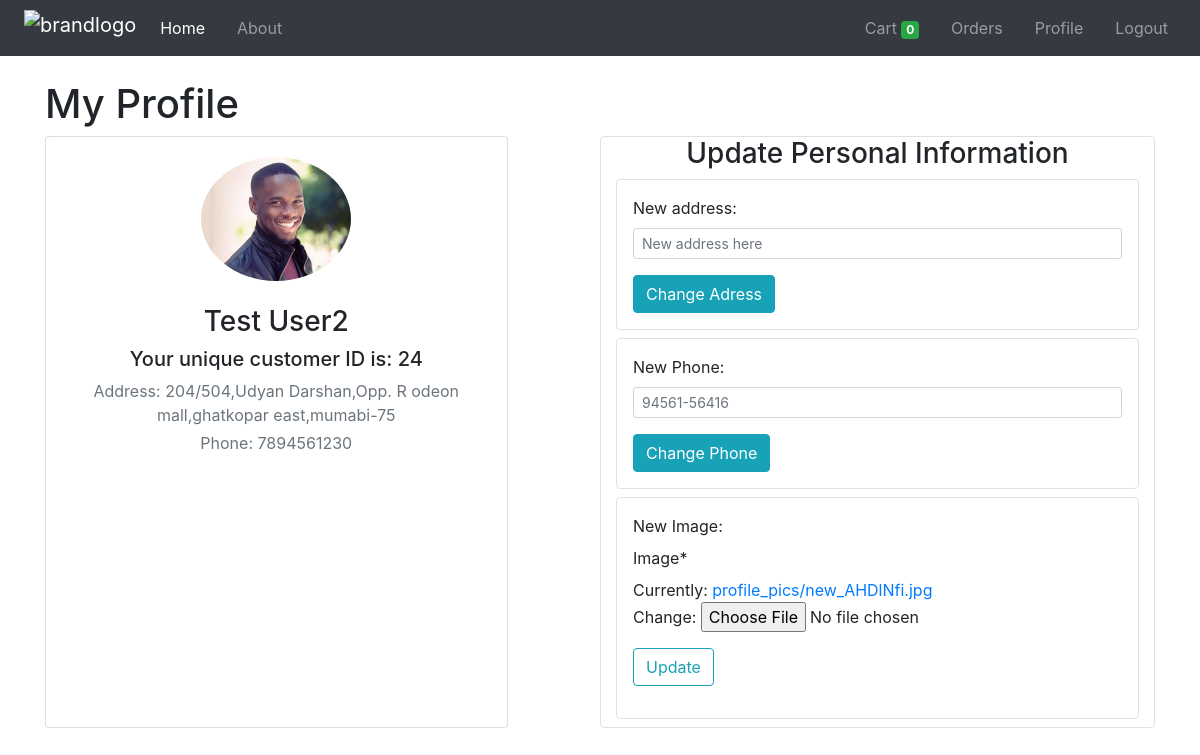
The app's page /profile/ (signed in) with its own data.
### store/models/profile.py (models this page shows, shortened)
class Profile(models.Model):
    customer = models.OneToOneField(Customer, on_delete=models.CASCADE)
    image = models.ImageField(default="default.jpg", upload_to='profile_pics')

### store/models/customer.py (models this page shows, shortened)
class Customer(models.Model):
    fname = models.CharField(max_length=20)
    lname = models.CharField(max_length=20)
    email = models.EmailField()
    address = models.TextField(default='')
    contact_no = models.CharField(max_length=15)
    password = models.CharField(max_length=500)

### store/auth.py (the view)
    def middleware(request):
        if not request.session.get('customer_id'):
            return redirect('login')
        response = get_response(request)
        return response

### store/forms.py
class ProfileUpdateForm(forms.ModelForm):
    class Meta:
        model = Profile
        fields = ['image']

### store/auth.py (called while the page is built)
def auth_middleware(get_response):
    def middleware(request):
        if not request.session.get('customer_id'):
            return redirect('login')
        response = get_response(request)
        return response
    return middleware

### store/views.py (called while the page is built, shortened)
@auth_middleware
def profile(request):
    if request.method == 'GET':
        customer_email = request.session.get('customer_email')
        cid = request.session.get('customer_id')
        user = Customer.objects.filter(email=customer_email).first()
        profile = Profile.objects.filter(customer=cid).first()
        form = ProfileUpdateForm(instance= profile)
        data = {
            'customer': user,
            'profile': profile,
            'form': form,
        }
        return render(request, 'store/profile.html', data)

### store/templates/store/profile.html (shortened to what this page needs)
{% extends "store/base.html" %}
{% load crispy_forms_tags %}
{% block content %}
<div class="container my-4">
    <h1 class="mt-3">My Profile</h1>
    <div class="main-body mx-auto row">
        <div class="card col-md-5 px-3 mx-auto">
            <div class="card-body">
                <div class="d-flex flex-column align-items-center text-center">
                    <img src="{{ profile.image.url }}" alt="Admin" class="rounded-circle" width="150">
                    <div class="mt-3">
                        <h3 class="my-2">{{ customer.fname }} {{ customer.lname }}</h3>
                        <h5 class="my-2">Your unique customer ID is: {{ customer.id }}</h5>
                        <p class="text-muted my-1">Address: {{ customer.address }}</p>
                        <p class="text-muted my-1">Phone: {{ customer.contact_no }}</p>
                    </div>
                </div>
            </div>
        </div>
        <span class="col-md-1">
        </span>
        <div class="col-md-6 border rounded">
            <h3 class="text-center">Update Personal Information</h3>
            <form class="p-3 my-2 border rounded" method="POST">
                <div class="form-group">
                    <label for="address">New address:</label>
                    <input type="text" value="{{ values.fname }}" name="address" class="form-control form-control-sm" placeholder="New address here">
                </div>
                <input type="submit" class="btn btn-info" value="Change Adress">
            </form>
            <form class="p-3 my-2 border rounded" method="POST">
                <div class="form-group">
                    <label for="phone">New Phone:</label>
                    <input type="number" name="phone" class="form-control form-control-sm" placeholder="94561-56416">
                </div>
                <input type="submit" class="btn btn-info" value="Change Phone">
            </form>
            <form class="p-3 my-2 border rounded" method="POST" enctype="multipart/form-data">
                <fieldset class="form-group">
                    <label for="phone">New Image:</label>
                    {{ form|crispy }}
                </fieldset>
                <div class="form-group">
                    <button class="btn btn-outline-info" type="submit">Update</button>
                </div>
            </form>
        </div>
    </div>
</div>
{% endblock %}

### store/templates/store/base.html (style rules this page uses)
body { -webkit-user-select: none; -moz-user-select: none; -ms-user-select: none; user-select: none; }
.card { width: 16rem; }
input[type=number] { -moz-appearance: textfield; }

### records on screen
Profile: image (picture)
Customer: fname "Test", lname "User2", id "24", address "204/504,Udyan Darshan,Opp. R odeon mall,ghatkopar east,mumabi-75", contact_no "7894561230"

### other values on screen
{{ request.session.cart.keys|length }} "0"
